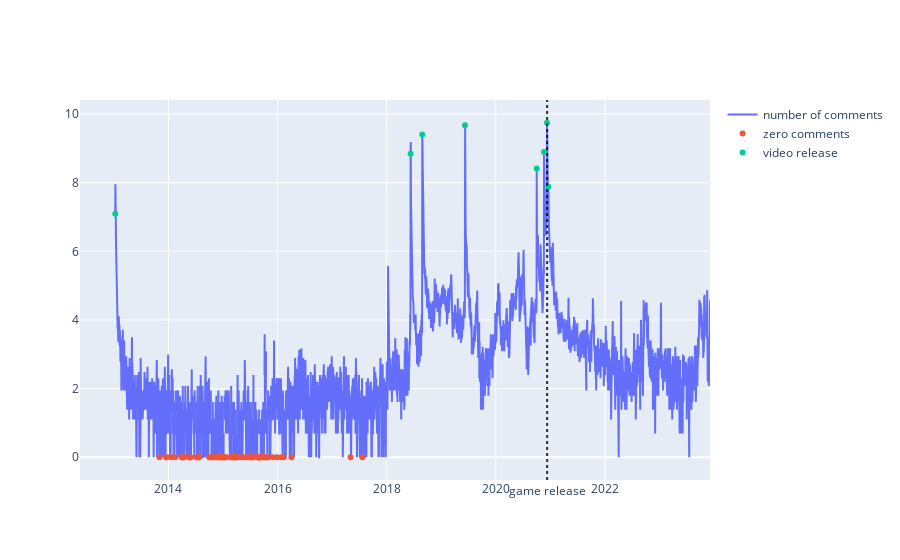

Notebook code for this chart:
### Code cell
import numpy as np
np.log(freq_df).plot()

fig2=go.Figure()
# comment frequency
freq_plt = go.Scatter(x = freq_df.index, y = np.log(freq_df), mode="lines", name = "number of comments")
zero_values_plt = go.Scatter(x=zeros.index, y=[0]*len(zeros), mode="markers", name = "zero comments")
rdates_plt = go.Scatter(x=rdates_df.index, y=np.log(rdates_df), mode="markers", name = "video release")

fig2.add_trace(freq_plt)
fig2.add_trace(zero_values_plt)
fig2.add_trace(rdates_plt)
# release date
fig2.add_vline(x = datetime.strptime("2020-12-10", "%Y-%m-%d").timestamp() * 1000,line_dash="dot",line_color="black",opacity=0.8,
              annotation_text="game release",annotation_position="bottom")
fig2.show()

### Figure 1 — Plotly figure (JSON) as saved in the notebook; plotly's stock layout.template omitted (floating-point values rounded to 4 significant figures; data arrays with more than 128 entries replaced by an {"elided": "..."} marker saying what was removed)
{"data": [{"mode": "lines", "name": "number of comments", "type": "scatter", "x": {"elided": "3982 str values"}, "y": {"elided": "3982 float values"}}, {"mode": "markers", "name": "zero comments", "type": "scatter", "x": ["2013-11-02T00:00:00", "2013-12-17T00:00:00", "2013-12-21T00:00:00", "2014-01-22T00:00:00", "2014-02-16T00:00:00", "2014-04-01T00:00:00", "2014-04-02T00:00:00", "2014-04-09T00:00:00", "2014-04-13T00:00:00", "2014-04-14T00:00:00", "2014-05-19T00:00:00", "2014-05-23T00:00:00", "2014-05-24T00:00:00", "2014-05-31T00:00:00", "2014-07-08T00:00:00", "2014-07-19T00:00:00", "2014-07-24T00:00:00", "2014-07-25T00:00:00", "2014-10-02T00:00:00", "2014-10-13T00:00:00", "2014-10-14T00:00:00", "2014-10-27T00:00:00", "2014-11-03T00:00:00", "2014-11-14T00:00:00", "2014-11-25T00:00:00", "2014-11-29T00:00:00", "2014-12-15T00:00:00", "2014-12-18T00:00:00", "2014-12-20T00:00:00", "2014-12-29T00:00:00", "2015-01-01T00:00:00", "2015-01-03T00:00:00", "2015-01-07T00:00:00", "2015-01-15T00:00:00", "2015-01-23T00:00:00", "2015-02-22T00:00:00", "2015-03-01T00:00:00", "2015-03-06T00:00:00", "2015-03-07T00:00:00", "2015-03-17T00:00:00", "2015-03-25T00:00:00", "2015-03-26T00:00:00", "2015-03-30T00:00:00", "2015-03-31T00:00:00", "2015-04-06T00:00:00", "2015-04-28T00:00:00", "2015-05-15T00:00:00", "2015-06-06T00:00:00", "2015-06-29T00:00:00", "2015-07-05T00:00:00", "2015-07-07T00:00:00", "2015-07-18T00:00:00", "2015-07-20T00:00:00", "2015-07-21T00:00:00", "2015-08-20T00:00:00", "2015-08-24T00:00:00", "2015-08-25T00:00:00", "2015-08-28T00:00:00", "2015-09-01T00:00:00", "2015-09-02T00:00:00", "2015-09-03T00:00:00", "2015-09-06T00:00:00", "2015-09-09T00:00:00", "2015-09-10T00:00:00", "2015-09-25T00:00:00", "2015-10-05T00:00:00", "2015-10-14T00:00:00", "2015-10-17T00:00:00", "2015-10-29T00:00:00", "2015-11-30T00:00:00", "2015-12-28T00:00:00", "2016-01-26T00:00:00", "2016-02-11T00:00:00", "2016-04-04T00:00:00", "2017-05-04T00:00:00", "2017-07-22T00:00:00"], "y": [0, 0, 0, 0, 0, 0, 0, 0, 0, 0, 0, 0, 0, 0, 0, 0, 0, 0, 0, 0, 0, 0, 0, 0, 0, 0, 0, 0, 0, 0, 0, 0, 0, 0, 0, 0, 0, 0, 0, 0, 0, 0, 0, 0, 0, 0, 0, 0, 0, 0, 0, 0, 0, 0, 0, 0, 0, 0, 0, 0, 0, 0, 0, 0, 0, 0, 0, 0, 0, 0, 0, 0, 0, 0, 0, 0]}, {"mode": "markers", "name": "video release", "type": "scatter", "x": ["2013-01-10T00:00:00", "2018-06-10T00:00:00", "2018-08-27T00:00:00", "2019-06-09T00:00:00", "2020-10-01T00:00:00", "2020-11-19T00:00:00", "2020-12-09T00:00:00", "2020-12-18T00:00:00"], "y": [7.093, 8.839, 9.406, 9.671, 8.409, 8.892, 9.745, 7.883]}], "layout": {"annotations": [{"showarrow": false, "text": "game release", "x": 1607554800000, "xanchor": "center", "xref": "x", "y": 0, "yanchor": "top", "yref": "y domain"}], "shapes": [{"line": {"color": "black", "dash": "dot"}, "opacity": 0.8, "type": "line", "x0": 1607554800000, "x1": 1607554800000, "xref": "x", "y0": 0, "y1": 1, "yref": "y domain"}]}}
